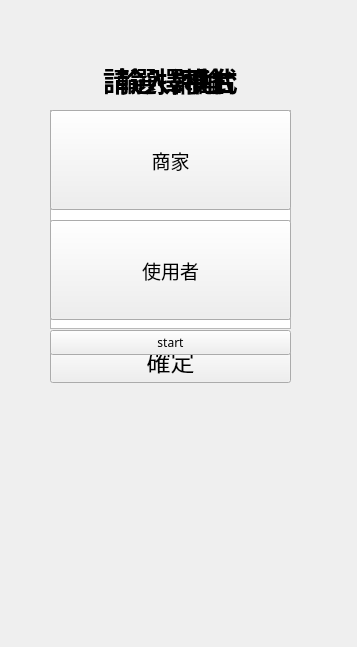
<?xml version="1.0" encoding="UTF-8"?>
<ui version="4.0">
 <class>MainWindow</class>
 <widget class="QMainWindow" name="MainWindow">
  <property name="geometry">
   <rect>
    <x>0</x>
    <y>0</y>
    <width>357</width>
    <height>647</height>
   </rect>
  </property>
  <property name="font">
   <font>
    <family>微軟正黑體</family>
   </font>
  </property>
  <property name="windowTitle">
   <string>MainWindow</string>
  </property>
  <widget class="QWidget" name="centralwidget">
   <property name="enabled">
    <bool>true</bool>
   </property>
   <widget class="QWidget" name="widget_userB_page" native="true">
    <property name="enabled">
     <bool>true</bool>
    </property>
    <property name="geometry">
     <rect>
      <x>10</x>
      <y>10</y>
      <width>324</width>
      <height>611</height>
     </rect>
    </property>
    <widget class="QWidget" name="verticalLayoutWidget_6">
     <property name="geometry">
      <rect>
       <x>0</x>
       <y>0</y>
       <width>321</width>
       <height>591</height>
      </rect>
     </property>
     <layout class="QVBoxLayout" name="verticalLayout_5">
      <property name="spacing">
       <number>10</number>
      </property>
      <property name="sizeConstraint">
       <enum>QLayout::SetDefaultConstraint</enum>
      </property>
      <property name="leftMargin">
       <number>40</number>
      </property>
      <property name="rightMargin">
       <number>40</number>
      </property>
      <item>
       <spacer name="verticalSpacer_11">
        <property name="orientation">
         <enum>Qt::Vertical</enum>
        </property>
        <property name="sizeType">
         <enum>QSizePolicy::Fixed</enum>
        </property>
        <property name="sizeHint" stdset="0">
         <size>
          <width>20</width>
          <height>50</height>
         </size>
        </property>
       </spacer>
      </item>
      <item>
       <widget class="QLabel" name="label_6">
        <property name="font">
         <font>
          <family>微軟正黑體</family>
          <pointsize>20</pointsize>
          <weight>75</weight>
          <bold>true</bold>
         </font>
        </property>
        <property name="layoutDirection">
         <enum>Qt::LeftToRight</enum>
        </property>
        <property name="text">
         <string>輸入評論</string>
        </property>
        <property name="alignment">
         <set>Qt::AlignCenter</set>
        </property>
       </widget>
      </item>
      <item>
       <widget class="QPlainTextEdit" name="plainTextEdit"/>
      </item>
      <item>
       <widget class="QPushButton" name="pushButton_setURL_2">
        <property name="font">
         <font>
          <family>微軟正黑體</family>
          <pointsize>18</pointsize>
         </font>
        </property>
        <property name="text">
         <string>確定</string>
        </property>
       </widget>
      </item>
      <item>
       <spacer name="verticalSpacer_12">
        <property name="orientation">
         <enum>Qt::Vertical</enum>
        </property>
        <property name="sizeHint" stdset="0">
         <size>
          <width>20</width>
          <height>40</height>
         </size>
        </property>
       </spacer>
      </item>
     </layout>
    </widget>
   </widget>
   <widget class="QWidget" name="widget_seturl_page" native="true">
    <property name="enabled">
     <bool>true</bool>
    </property>
    <property name="geometry">
     <rect>
      <x>10</x>
      <y>10</y>
      <width>324</width>
      <height>611</height>
     </rect>
    </property>
    <widget class="QWidget" name="verticalLayoutWidget_5">
     <property name="geometry">
      <rect>
       <x>0</x>
       <y>0</y>
       <width>321</width>
       <height>591</height>
      </rect>
     </property>
     <layout class="QVBoxLayout" name="verticalLayout_4">
      <property name="spacing">
       <number>10</number>
      </property>
      <property name="sizeConstraint">
       <enum>QLayout::SetDefaultConstraint</enum>
      </property>
      <property name="leftMargin">
       <number>40</number>
      </property>
      <property name="rightMargin">
       <number>40</number>
      </property>
      <item>
       <spacer name="verticalSpacer_9">
        <property name="orientation">
         <enum>Qt::Vertical</enum>
        </property>
        <property name="sizeType">
         <enum>QSizePolicy::Fixed</enum>
        </property>
        <property name="sizeHint" stdset="0">
         <size>
          <width>20</width>
          <height>50</height>
         </size>
        </property>
       </spacer>
      </item>
      <item>
       <widget class="QLabel" name="label_5">
        <property name="font">
         <font>
          <family>微軟正黑體</family>
          <pointsize>20</pointsize>
          <weight>75</weight>
          <bold>true</bold>
         </font>
        </property>
        <property name="layoutDirection">
         <enum>Qt::LeftToRight</enum>
        </property>
        <property name="text">
         <string>輸入網址</string>
        </property>
        <property name="alignment">
         <set>Qt::AlignCenter</set>
        </property>
       </widget>
      </item>
      <item>
       <widget class="QLineEdit" name="lineEdit">
        <property name="sizePolicy">
         <sizepolicy hsizetype="Expanding" vsizetype="Fixed">
          <horstretch>0</horstretch>
          <verstretch>0</verstretch>
         </sizepolicy>
        </property>
        <property name="font">
         <font>
          <family>微軟正黑體</family>
          <pointsize>12</pointsize>
         </font>
        </property>
       </widget>
      </item>
      <item>
       <widget class="QPushButton" name="pushButton_setURL">
        <property name="font">
         <font>
          <family>微軟正黑體</family>
          <pointsize>18</pointsize>
         </font>
        </property>
        <property name="text">
         <string>確定</string>
        </property>
       </widget>
      </item>
      <item>
       <spacer name="verticalSpacer_10">
        <property name="orientation">
         <enum>Qt::Vertical</enum>
        </property>
        <property name="sizeHint" stdset="0">
         <size>
          <width>20</width>
          <height>40</height>
         </size>
        </property>
       </spacer>
      </item>
     </layout>
    </widget>
   </widget>
   <widget class="QWidget" name="widget_main_page" native="true">
    <property name="enabled">
     <bool>true</bool>
    </property>
    <property name="geometry">
     <rect>
      <x>10</x>
      <y>10</y>
      <width>324</width>
      <height>611</height>
     </rect>
    </property>
    <property name="sizePolicy">
     <sizepolicy hsizetype="Expanding" vsizetype="Preferred">
      <horstretch>0</horstretch>
      <verstretch>0</verstretch>
     </sizepolicy>
    </property>
    <widget class="QWidget" name="verticalLayoutWidget_2">
     <property name="geometry">
      <rect>
       <x>0</x>
       <y>0</y>
       <width>321</width>
       <height>591</height>
      </rect>
     </property>
     <layout class="QVBoxLayout" name="verticalLayout">
      <property name="spacing">
       <number>10</number>
      </property>
      <property name="sizeConstraint">
       <enum>QLayout::SetDefaultConstraint</enum>
      </property>
      <property name="leftMargin">
       <number>40</number>
      </property>
      <property name="rightMargin">
       <number>40</number>
      </property>
      <item>
       <spacer name="verticalSpacer_4">
        <property name="orientation">
         <enum>Qt::Vertical</enum>
        </property>
        <property name="sizeType">
         <enum>QSizePolicy::Fixed</enum>
        </property>
        <property name="sizeHint" stdset="0">
         <size>
          <width>20</width>
          <height>50</height>
         </size>
        </property>
       </spacer>
      </item>
      <item>
       <widget class="QLabel" name="label_2">
        <property name="font">
         <font>
          <family>微軟正黑體</family>
          <pointsize>20</pointsize>
          <weight>75</weight>
          <bold>true</bold>
         </font>
        </property>
        <property name="layoutDirection">
         <enum>Qt::LeftToRight</enum>
        </property>
        <property name="text">
         <string>請選擇模式</string>
        </property>
        <property name="alignment">
         <set>Qt::AlignCenter</set>
        </property>
       </widget>
      </item>
      <item>
       <widget class="QPushButton" name="pushButton_mode_user_A">
        <property name="enabled">
         <bool>true</bool>
        </property>
        <property name="sizePolicy">
         <sizepolicy hsizetype="Minimum" vsizetype="Expanding">
          <horstretch>0</horstretch>
          <verstretch>0</verstretch>
         </sizepolicy>
        </property>
        <property name="maximumSize">
         <size>
          <width>400</width>
          <height>100</height>
         </size>
        </property>
        <property name="font">
         <font>
          <family>微軟正黑體</family>
          <pointsize>14</pointsize>
         </font>
        </property>
        <property name="text">
         <string>商家</string>
        </property>
        <property name="flat">
         <bool>false</bool>
        </property>
       </widget>
      </item>
      <item>
       <widget class="QPushButton" name="pushButton_mode_user_B">
        <property name="enabled">
         <bool>true</bool>
        </property>
        <property name="sizePolicy">
         <sizepolicy hsizetype="Minimum" vsizetype="Expanding">
          <horstretch>0</horstretch>
          <verstretch>0</verstretch>
         </sizepolicy>
        </property>
        <property name="maximumSize">
         <size>
          <width>400</width>
          <height>100</height>
         </size>
        </property>
        <property name="font">
         <font>
          <family>微軟正黑體</family>
          <pointsize>14</pointsize>
         </font>
        </property>
        <property name="cursor">
         <cursorShape>ArrowCursor</cursorShape>
        </property>
        <property name="text">
         <string>使用者</string>
        </property>
        <property name="flat">
         <bool>false</bool>
        </property>
       </widget>
      </item>
      <item>
       <widget class="QPushButton" name="apushButton">
        <property name="text">
         <string>start</string>
        </property>
       </widget>
      </item>
      <item>
       <spacer name="verticalSpacer_3">
        <property name="orientation">
         <enum>Qt::Vertical</enum>
        </property>
        <property name="sizeHint" stdset="0">
         <size>
          <width>20</width>
          <height>40</height>
         </size>
        </property>
       </spacer>
      </item>
     </layout>
    </widget>
   </widget>
   <widget class="QWidget" name="widget_platform_page" native="true">
    <property name="enabled">
     <bool>true</bool>
    </property>
    <property name="geometry">
     <rect>
      <x>10</x>
      <y>10</y>
      <width>324</width>
      <height>611</height>
     </rect>
    </property>
    <widget class="QWidget" name="verticalLayoutWidget_3">
     <property name="geometry">
      <rect>
       <x>0</x>
       <y>0</y>
       <width>321</width>
       <height>591</height>
      </rect>
     </property>
     <layout class="QVBoxLayout" name="verticalLayout_2">
      <property name="spacing">
       <number>10</number>
      </property>
      <property name="sizeConstraint">
       <enum>QLayout::SetDefaultConstraint</enum>
      </property>
      <property name="leftMargin">
       <number>40</number>
      </property>
      <property name="rightMargin">
       <number>40</number>
      </property>
      <item>
       <spacer name="verticalSpacer_5">
        <property name="orientation">
         <enum>Qt::Vertical</enum>
        </property>
        <property name="sizeType">
         <enum>QSizePolicy::Fixed</enum>
        </property>
        <property name="sizeHint" stdset="0">
         <size>
          <width>20</width>
          <height>50</height>
         </size>
        </property>
       </spacer>
      </item>
      <item>
       <widget class="QLabel" name="label_3">
        <property name="font">
         <font>
          <family>微軟正黑體</family>
          <pointsize>20</pointsize>
          <weight>75</weight>
          <bold>true</bold>
         </font>
        </property>
        <property name="layoutDirection">
         <enum>Qt::LeftToRight</enum>
        </property>
        <property name="text">
         <string>請選擇平台</string>
        </property>
        <property name="alignment">
         <set>Qt::AlignCenter</set>
        </property>
       </widget>
      </item>
      <item>
       <widget class="QPushButton" name="pushButton_platform_google">
        <property name="enabled">
         <bool>true</bool>
        </property>
        <property name="sizePolicy">
         <sizepolicy hsizetype="Minimum" vsizetype="Expanding">
          <horstretch>0</horstretch>
          <verstretch>0</verstretch>
         </sizepolicy>
        </property>
        <property name="maximumSize">
         <size>
          <width>400</width>
          <height>100</height>
         </size>
        </property>
        <property name="font">
         <font>
          <family>微軟正黑體</family>
          <pointsize>14</pointsize>
         </font>
        </property>
        <property name="text">
         <string>GoogleMap</string>
        </property>
        <property name="flat">
         <bool>false</bool>
        </property>
       </widget>
      </item>
      <item>
       <widget class="QPushButton" name="pushButton_platform_panda">
        <property name="enabled">
         <bool>true</bool>
        </property>
        <property name="sizePolicy">
         <sizepolicy hsizetype="Minimum" vsizetype="Expanding">
          <horstretch>0</horstretch>
          <verstretch>0</verstretch>
         </sizepolicy>
        </property>
        <property name="maximumSize">
         <size>
          <width>400</width>
          <height>100</height>
         </size>
        </property>
        <property name="font">
         <font>
          <family>微軟正黑體</family>
          <pointsize>14</pointsize>
         </font>
        </property>
        <property name="cursor">
         <cursorShape>ArrowCursor</cursorShape>
        </property>
        <property name="text">
         <string>Foodpanda</string>
        </property>
        <property name="flat">
         <bool>false</bool>
        </property>
       </widget>
      </item>
      <item>
       <spacer name="verticalSpacer_6">
        <property name="orientation">
         <enum>Qt::Vertical</enum>
        </property>
        <property name="sizeHint" stdset="0">
         <size>
          <width>20</width>
          <height>40</height>
         </size>
        </property>
       </spacer>
      </item>
     </layout>
    </widget>
   </widget>
   <zorder>widget_userB_page</zorder>
   <zorder>widget_seturl_page</zorder>
   <zorder>widget_platform_page</zorder>
   <zorder>widget_main_page</zorder>
  </widget>
 </widget>
 <resources/>
 <connections>
  <connection>
   <sender>pushButton_mode_user_B</sender>
   <signal>clicked()</signal>
   <receiver>widget_userB_page</receiver>
   <slot>show()</slot>
   <hints>
    <hint type="sourcelabel">
     <x>240</x>
     <y>275</y>
    </hint>
    <hint type="destinationlabel">
     <x>361</x>
     <y>315</y>
    </hint>
   </hints>
  </connection>
  <connection>
   <sender>pushButton_platform_google</sender>
   <signal>clicked()</signal>
   <receiver>widget_seturl_page</receiver>
   <slot>show()</slot>
   <hints>
    <hint type="sourcelabel">
     <x>240</x>
     <y>165</y>
    </hint>
    <hint type="destinationlabel">
     <x>241</x>
     <y>315</y>
    </hint>
   </hints>
  </connection>
  <connection>
   <sender>pushButton_platform_panda</sender>
   <signal>clicked()</signal>
   <receiver>widget_platform_page</receiver>
   <slot>hide()</slot>
   <hints>
    <hint type="sourcelabel">
     <x>240</x>
     <y>275</y>
    </hint>
    <hint type="destinationlabel">
     <x>241</x>
     <y>315</y>
    </hint>
   </hints>
  </connection>
  <connection>
   <sender>apushButton</sender>
   <signal>clicked()</signal>
   <receiver>widget_userB_page</receiver>
   <slot>hide()</slot>
   <hints>
    <hint type="sourcelabel">
     <x>240</x>
     <y>347</y>
    </hint>
    <hint type="destinationlabel">
     <x>241</x>
     <y>315</y>
    </hint>
   </hints>
  </connection>
  <connection>
   <sender>pushButton_mode_user_B</sender>
   <signal>clicked()</signal>
   <receiver>widget_main_page</receiver>
   <slot>hide()</slot>
   <hints>
    <hint type="sourcelabel">
     <x>240</x>
     <y>275</y>
    </hint>
    <hint type="destinationlabel">
     <x>241</x>
     <y>315</y>
    </hint>
   </hints>
  </connection>
  <connection>
   <sender>apushButton</sender>
   <signal>clicked()</signal>
   <receiver>widget_platform_page</receiver>
   <slot>hide()</slot>
   <hints>
    <hint type="sourcelabel">
     <x>240</x>
     <y>347</y>
    </hint>
    <hint type="destinationlabel">
     <x>241</x>
     <y>315</y>
    </hint>
   </hints>
  </connection>
  <connection>
   <sender>apushButton</sender>
   <signal>clicked()</signal>
   <receiver>widget_seturl_page</receiver>
   <slot>hide()</slot>
   <hints>
    <hint type="sourcelabel">
     <x>240</x>
     <y>347</y>
    </hint>
    <hint type="destinationlabel">
     <x>241</x>
     <y>315</y>
    </hint>
   </hints>
  </connection>
  <connection>
   <sender>pushButton_mode_user_A</sender>
   <signal>clicked()</signal>
   <receiver>widget_main_page</receiver>
   <slot>hide()</slot>
   <hints>
    <hint type="sourcelabel">
     <x>240</x>
     <y>165</y>
    </hint>
    <hint type="destinationlabel">
     <x>241</x>
     <y>315</y>
    </hint>
   </hints>
  </connection>
  <connection>
   <sender>pushButton_mode_user_A</sender>
   <signal>clicked()</signal>
   <receiver>widget_platform_page</receiver>
   <slot>show()</slot>
   <hints>
    <hint type="sourcelabel">
     <x>240</x>
     <y>165</y>
    </hint>
    <hint type="destinationlabel">
     <x>241</x>
     <y>315</y>
    </hint>
   </hints>
  </connection>
  <connection>
   <sender>pushButton_platform_google</sender>
   <signal>clicked()</signal>
   <receiver>widget_platform_page</receiver>
   <slot>hide()</slot>
   <hints>
    <hint type="sourcelabel">
     <x>240</x>
     <y>165</y>
    </hint>
    <hint type="destinationlabel">
     <x>241</x>
     <y>315</y>
    </hint>
   </hints>
  </connection>
  <connection>
   <sender>pushButton_platform_panda</sender>
   <signal>clicked()</signal>
   <receiver>widget_seturl_page</receiver>
   <slot>show()</slot>
   <hints>
    <hint type="sourcelabel">
     <x>240</x>
     <y>275</y>
    </hint>
    <hint type="destinationlabel">
     <x>241</x>
     <y>315</y>
    </hint>
   </hints>
  </connection>
 </connections>
</ui>
